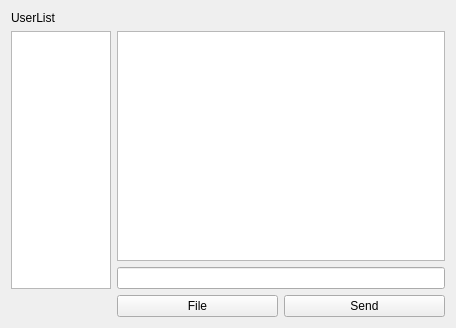
<?xml version="1.0" encoding="UTF-8"?>
<ui version="4.0">
 <class>chatForm</class>
 <widget class="QWidget" name="chatForm">
  <property name="geometry">
   <rect>
    <x>0</x>
    <y>0</y>
    <width>456</width>
    <height>328</height>
   </rect>
  </property>
  <property name="windowTitle">
   <string>Form</string>
  </property>
  <layout class="QGridLayout" name="gridLayout">
   <item row="0" column="0">
    <widget class="QLabel" name="label_2">
     <property name="text">
      <string>UserList</string>
     </property>
    </widget>
   </item>
   <item row="1" column="1" colspan="2">
    <widget class="QListView" name="listView"/>
   </item>
   <item row="2" column="1" colspan="2">
    <widget class="QLineEdit" name="lineEdit"/>
   </item>
   <item row="3" column="2">
    <widget class="QPushButton" name="pushButton">
     <property name="text">
      <string>Send</string>
     </property>
    </widget>
   </item>
   <item row="3" column="1">
    <widget class="QPushButton" name="pushButton_2">
     <property name="text">
      <string>File</string>
     </property>
    </widget>
   </item>
   <item row="1" column="0" rowspan="2">
    <widget class="QTextEdit" name="textEdit">
     <property name="enabled">
      <bool>true</bool>
     </property>
     <property name="sizePolicy">
      <sizepolicy hsizetype="Expanding" vsizetype="Expanding">
       <horstretch>255</horstretch>
       <verstretch>0</verstretch>
      </sizepolicy>
     </property>
     <property name="minimumSize">
      <size>
       <width>0</width>
       <height>0</height>
      </size>
     </property>
     <property name="maximumSize">
      <size>
       <width>100</width>
       <height>16777215</height>
      </size>
     </property>
    </widget>
   </item>
  </layout>
 </widget>
 <resources/>
 <connections/>
</ui>
